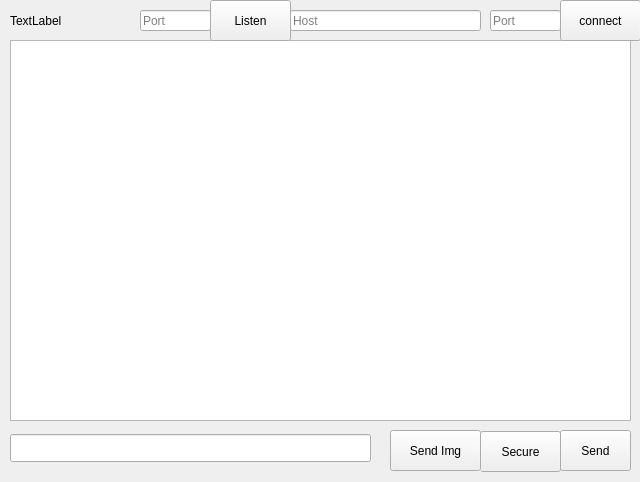
<?xml version="1.0" encoding="UTF-8"?>
<ui version="4.0">
 <class>Dialog</class>
 <widget class="QDialog" name="Dialog">
  <property name="geometry">
   <rect>
    <x>0</x>
    <y>0</y>
    <width>640</width>
    <height>482</height>
   </rect>
  </property>
  <property name="windowTitle">
   <string>Dialog</string>
  </property>
  <widget class="QLabel" name="entityName">
   <property name="geometry">
    <rect>
     <x>10</x>
     <y>10</y>
     <width>121</width>
     <height>21</height>
    </rect>
   </property>
   <property name="text">
    <string>TextLabel</string>
   </property>
  </widget>
  <widget class="QTextBrowser" name="textBrowser">
   <property name="geometry">
    <rect>
     <x>10</x>
     <y>40</y>
     <width>621</width>
     <height>381</height>
    </rect>
   </property>
  </widget>
  <widget class="QPushButton" name="Secret">
   <property name="enabled">
    <bool>true</bool>
   </property>
   <property name="geometry">
    <rect>
     <x>480</x>
     <y>431</y>
     <width>81</width>
     <height>41</height>
    </rect>
   </property>
   <property name="autoFillBackground">
    <bool>true</bool>
   </property>
   <property name="text">
    <string>Secure</string>
   </property>
   <property name="autoDefault">
    <bool>false</bool>
   </property>
  </widget>
  <widget class="QPushButton" name="Send">
   <property name="geometry">
    <rect>
     <x>560</x>
     <y>430</y>
     <width>71</width>
     <height>41</height>
    </rect>
   </property>
   <property name="text">
    <string>Send</string>
   </property>
   <property name="autoDefault">
    <bool>false</bool>
   </property>
  </widget>
  <widget class="QLineEdit" name="lineEdit">
   <property name="geometry">
    <rect>
     <x>10</x>
     <y>434</y>
     <width>361</width>
     <height>28</height>
    </rect>
   </property>
  </widget>
  <widget class="QLineEdit" name="Port">
   <property name="geometry">
    <rect>
     <x>140</x>
     <y>10</y>
     <width>71</width>
     <height>21</height>
    </rect>
   </property>
   <property name="inputMethodHints">
    <set>Qt::ImhNone</set>
   </property>
   <property name="text">
    <string/>
   </property>
   <property name="placeholderText">
    <string>Port</string>
   </property>
  </widget>
  <widget class="QPushButton" name="Listen">
   <property name="geometry">
    <rect>
     <x>210</x>
     <y>0</y>
     <width>81</width>
     <height>41</height>
    </rect>
   </property>
   <property name="text">
    <string>Listen</string>
   </property>
   <property name="autoDefault">
    <bool>false</bool>
   </property>
  </widget>
  <widget class="QLineEdit" name="Host">
   <property name="geometry">
    <rect>
     <x>290</x>
     <y>10</y>
     <width>191</width>
     <height>21</height>
    </rect>
   </property>
   <property name="placeholderText">
    <string>Host</string>
   </property>
  </widget>
  <widget class="QLineEdit" name="Port_2">
   <property name="geometry">
    <rect>
     <x>490</x>
     <y>10</y>
     <width>71</width>
     <height>21</height>
    </rect>
   </property>
   <property name="inputMethodHints">
    <set>Qt::ImhNone</set>
   </property>
   <property name="text">
    <string/>
   </property>
   <property name="placeholderText">
    <string>Port</string>
   </property>
  </widget>
  <widget class="QPushButton" name="Load">
   <property name="geometry">
    <rect>
     <x>390</x>
     <y>430</y>
     <width>91</width>
     <height>41</height>
    </rect>
   </property>
   <property name="autoFillBackground">
    <bool>true</bool>
   </property>
   <property name="text">
    <string>Send Img</string>
   </property>
   <property name="autoDefault">
    <bool>false</bool>
   </property>
  </widget>
  <widget class="QPushButton" name="Connect">
   <property name="geometry">
    <rect>
     <x>560</x>
     <y>0</y>
     <width>81</width>
     <height>41</height>
    </rect>
   </property>
   <property name="text">
    <string>connect</string>
   </property>
   <property name="autoDefault">
    <bool>false</bool>
   </property>
  </widget>
 </widget>
 <resources/>
 <connections>
  <connection>
   <sender>Send</sender>
   <signal>clicked()</signal>
   <receiver>Dialog</receiver>
   <slot>send()</slot>
   <hints>
    <hint type="sourcelabel">
     <x>589</x>
     <y>450</y>
    </hint>
    <hint type="destinationlabel">
     <x>319</x>
     <y>240</y>
    </hint>
   </hints>
  </connection>
  <connection>
   <sender>Secret</sender>
   <signal>clicked()</signal>
   <receiver>Dialog</receiver>
   <slot>secret()</slot>
   <hints>
    <hint type="sourcelabel">
     <x>509</x>
     <y>451</y>
    </hint>
    <hint type="destinationlabel">
     <x>319</x>
     <y>240</y>
    </hint>
   </hints>
  </connection>
  <connection>
   <sender>Listen</sender>
   <signal>clicked()</signal>
   <receiver>Dialog</receiver>
   <slot>listen()</slot>
   <hints>
    <hint type="sourcelabel">
     <x>250</x>
     <y>20</y>
    </hint>
    <hint type="destinationlabel">
     <x>319</x>
     <y>240</y>
    </hint>
   </hints>
  </connection>
  <connection>
   <sender>Load</sender>
   <signal>clicked()</signal>
   <receiver>Dialog</receiver>
   <slot>loadFile()</slot>
   <hints>
    <hint type="sourcelabel">
     <x>455</x>
     <y>450</y>
    </hint>
    <hint type="destinationlabel">
     <x>319</x>
     <y>240</y>
    </hint>
   </hints>
  </connection>
  <connection>
   <sender>Connect</sender>
   <signal>clicked()</signal>
   <receiver>Dialog</receiver>
   <slot>connect()</slot>
   <hints>
    <hint type="sourcelabel">
     <x>600</x>
     <y>20</y>
    </hint>
    <hint type="destinationlabel">
     <x>319</x>
     <y>240</y>
    </hint>
   </hints>
  </connection>
 </connections>
 <slots>
  <slot>send()</slot>
  <slot>listen()</slot>
  <slot>loadFile()</slot>
  <slot>connect()</slot>
  <slot>secret()</slot>
 </slots>
</ui>
